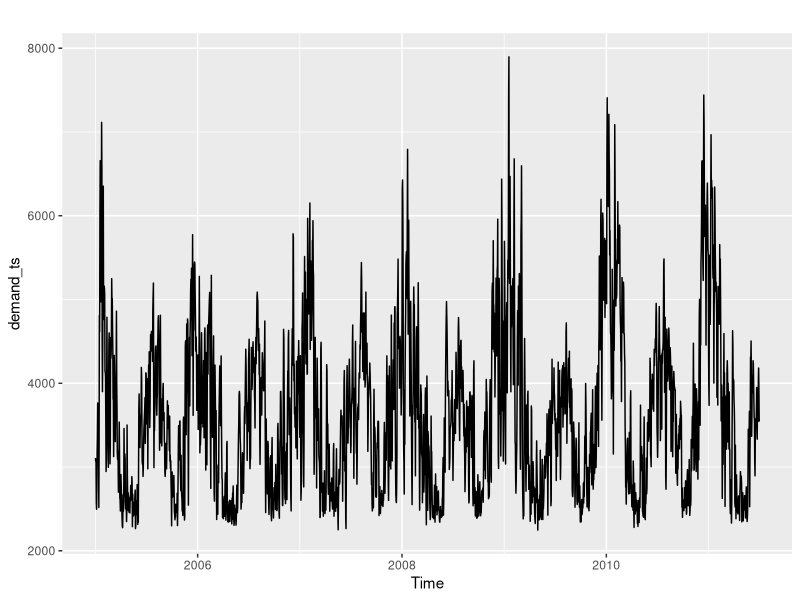
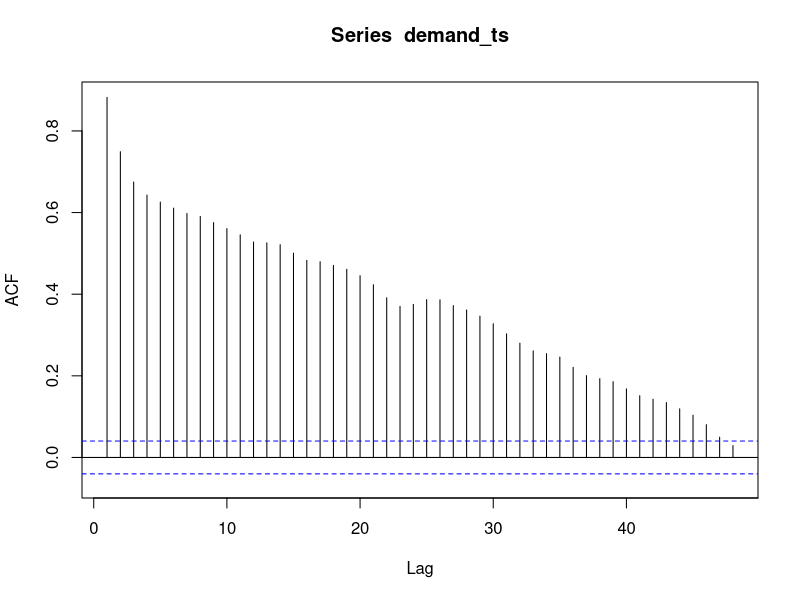
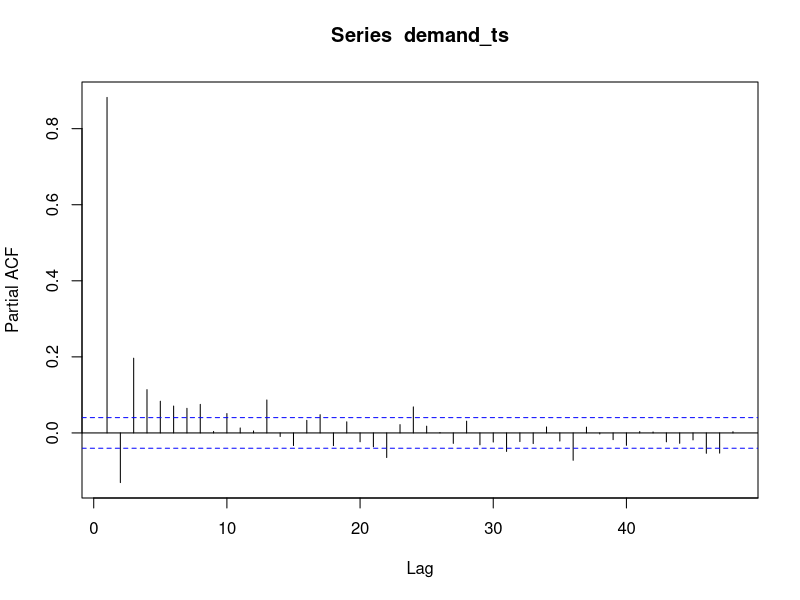
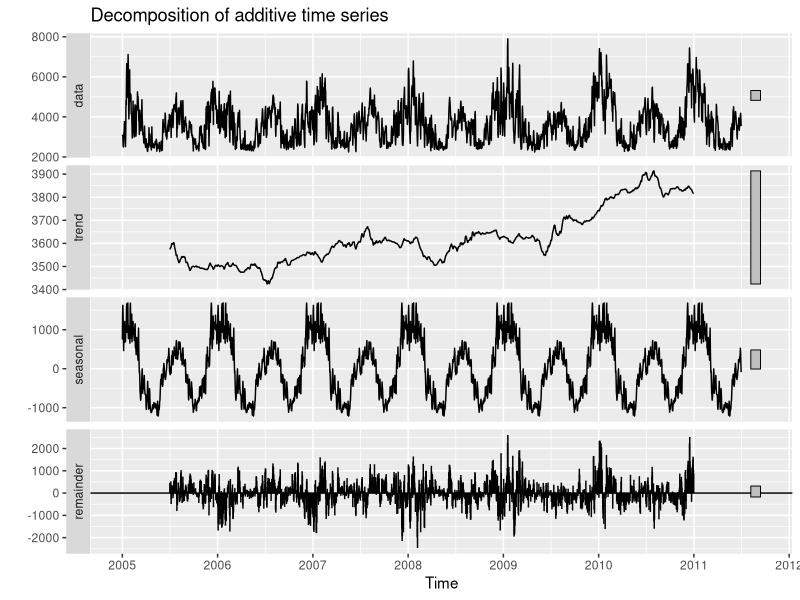
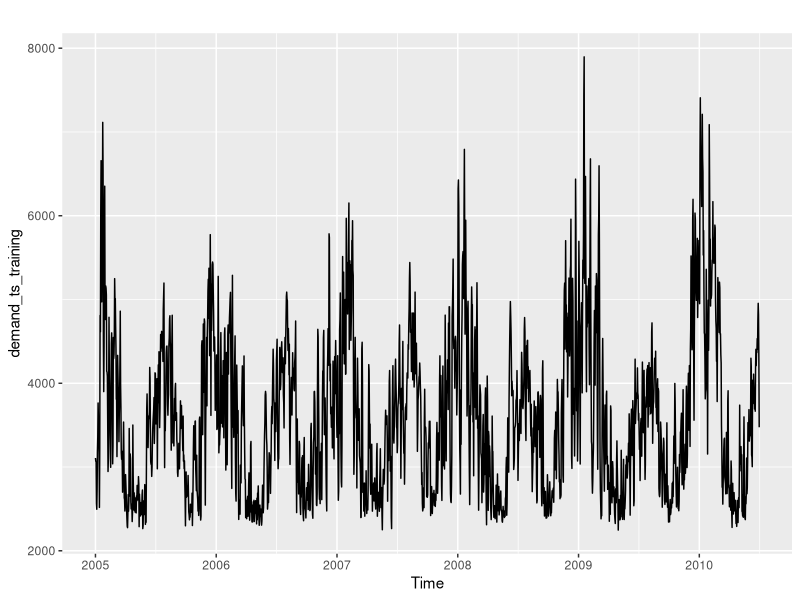
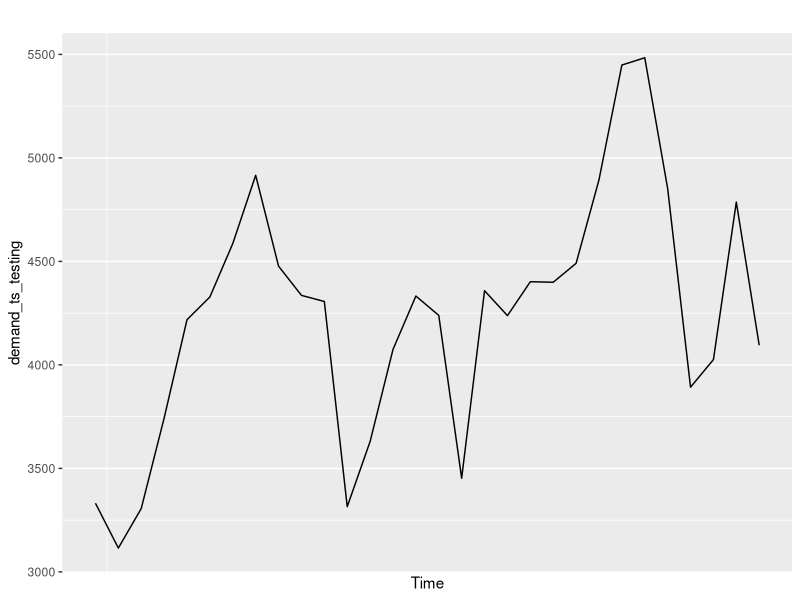
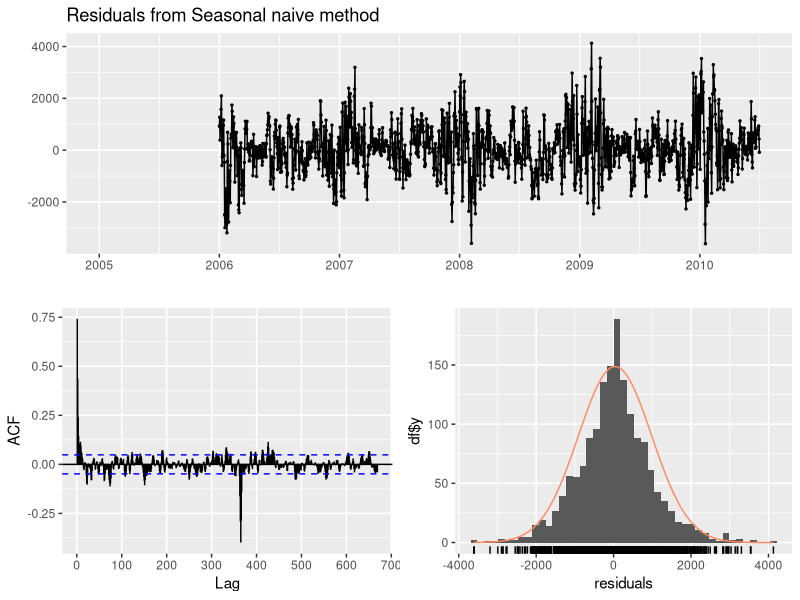
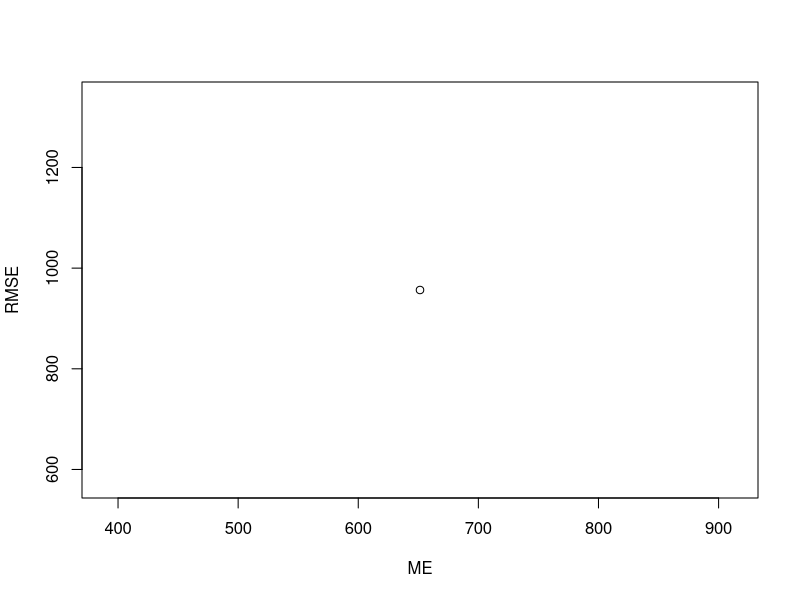

The R source for these figures, in order:
## ---- chunk 1
libraries <- c('forecast','here','tidyverse','zoo','Kendall','tseries','outliers','smooth', "openxlsx", "readxl", "stats")
lapply(libraries,require,character.only=T)
here()

demand <- read.csv(here("Data",'Processed','CleanDemand_v1.csv'))
demand <- select(.data = demand, !X)
demand <- mutate(.data=demand, date = ymd(date))

summary(demand)

## ---- chunk 2
demand_ts <- ts(data = demand[,2], start = c(2005,01,01), frequency = 365)
demand_ts <- na.interp(demand_ts,linear = T)
autoplot(demand_ts)
Acf(demand_ts, lag.max = 48)
Pacf(demand_ts, lag.max = 48)
## ---- chunk 3
decomp_demand_ts <- decompose(demand_ts, type = "additive")

autoplot(decomp_demand_ts)
## ---- chunk 4
# training data
TrainingWindow = 365
demand_ts_training <- subset(demand_ts,
                                   end = length(demand_ts)-TrainingWindow)

#create a subset for testing purpose
demand_ts_testing <- subset(demand_ts,
                            start = length(demand_ts)-TrainingWindow+1,
                            end = length(demand_ts)-TrainingWindow+30)


autoplot(demand_ts_training)
autoplot(demand_ts_testing)
## ---- chunk 5
observed <- demand[(nrow(demand)-TrainingWindow+1):(nrow(demand)-TrainingWindow+30),"avg_load"]
SNAIVE_fore <- snaive(y=demand_ts_training, h=31)
checkresiduals(SNAIVE_fore)

SNAIVE_accuracy <- accuracy(SNAIVE_fore$mean, observed)
plot(SNAIVE_accuracy)
plot(SNAIVE_fore)
## ---- chunk 6
SNAIVE_fore_final <- snaive(demand_ts, h = 31)
checkresiduals(SNAIVE_fore_final)
julyforecast <- data.frame(SNAIVE_fore_final$mean)

## ---- chunk 7
auto_arima_test <- auto.arima(y=demand_ts_training,
                              max.p = 2,
                              max.d = 2,
                              max.q = 2, 
                              max.P = 0,
                              max.D = 0,
                              max.Q = 0, seasonal = F)
print(auto_arima_test)
auto_arima_forecast <- forecast(auto_arima_test, h = 31)
autoplot(auto_arima_forecast)


auto_sarima_test <- auto.arima(y=demand_ts_training,
                              max.p = 2,
                              max.d = 1,
                              max.q = 2, 
                              max.P = 2,
                              max.D = 1,
                              max.Q = 2)
print(auto_sarima_test)
auto_sarima_forecast <- forecast(auto_sarima_test, h = 31)
autoplot(auto_sarima_forecast)
df_compare_auto_AICs <- data.frame(AIC(auto_arima_test), AIC(auto_sarima_test))













df_compare_accuracy <- as.data.frame(rbind(accuracy(SNAIVE_fore$mean, observed), accuracy(auto_arima_forecast$mean, observed),accuracy(auto_sarima_forecast$mean,observed)))
row.names(df_compare_accuracy) <- c('snaive','auto arima','auto sarima')
